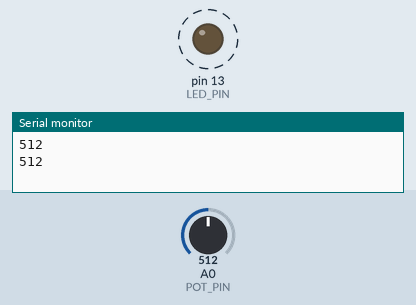
Bench run of a sketch on a simulated Arduino Uno, built with avr-gcc and run on an emulated ATmega328P. Parts: output pins drawn as LEDs (lit = HIGH), the last lines printed to the serial monitor. Dashed ring = blinking. The inputs (shaded band) are chosen by the test bench; at power-on: A0 (POT_PIN) = 512.

Above: at 1.8 s.
1.9 s: A0 (POT_PIN) set to 306
At 2.2 s:
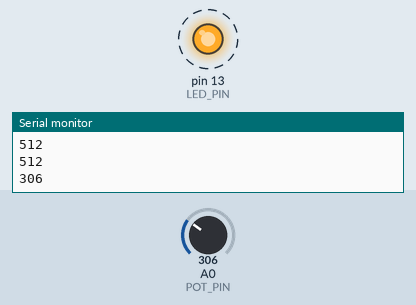
5.4 s: A0 (POT_PIN) set to 122
At 5.56 s:
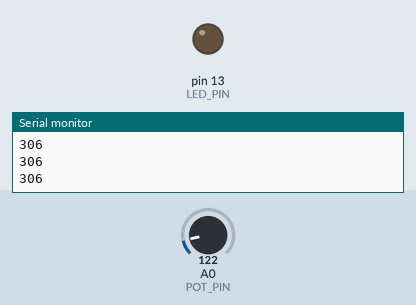
Timing chart, 0 to 14.9 s (numbered marks = the images above; inputs shaded):
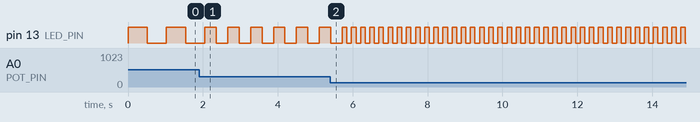

Measured:
- after the input at 1.9 s, pin 13 (LED_PIN): alternates HIGH for 0.31 s and LOW for 0.31 s, starting after 0.46 s
- by itself, pin 13 (LED_PIN): alternates HIGH for 0.51 s and LOW for 0.51 s

The sketch:

flashing-with-analog.ino
```cpp
#define LED_PIN 13
#define POT_PIN A0

void setup() {
  // put your setup code here, to run once:
  pinMode(LED_PIN, OUTPUT);
  Serial.begin(9600);
}

void loop() {
  // put your main code here, to run repeatedly:
  int pinVal = analogRead(POT_PIN);
  Serial.println(pinVal);
  digitalWrite(LED_PIN, HIGH);
  delay(pinVal);
  digitalWrite(LED_PIN, LOW);
  delay(pinVal);
}
```
